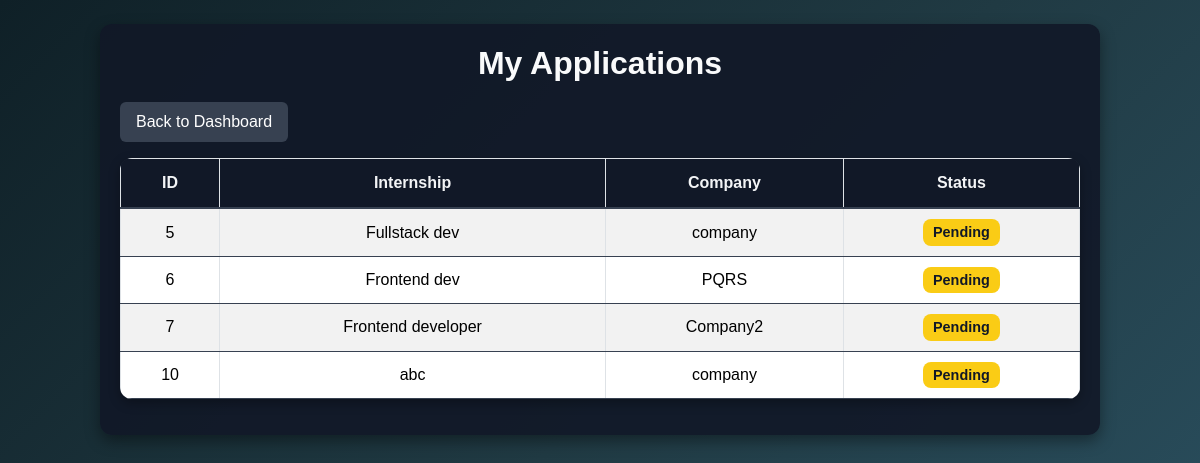
The app's page /php/my_applications.php (signed in) with its own data.
### tables this page shows
CREATE TABLE `applications` (
  `id` int(11) NOT NULL,
  `internship_id` int(11) DEFAULT NULL,
  `student_id` int(11) DEFAULT NULL,
  `status` varchar(20) NOT NULL DEFAULT 'Pending',
  `applied_on` timestamp NOT NULL DEFAULT current_timestamp()
);

CREATE TABLE `internships` (
  `id` int(11) NOT NULL,
  `company_id` int(11) DEFAULT NULL,
  `title` varchar(100) DEFAULT NULL,
  `description` text DEFAULT NULL,
  `location` varchar(100) DEFAULT NULL,
  `duration` varchar(50) DEFAULT NULL,
  `stipend` varchar(50) DEFAULT NULL,
  `posted_on` timestamp NOT NULL DEFAULT current_timestamp()
);

CREATE TABLE `users` (
  `id` int(11) NOT NULL,
  `full_name` varchar(128) NOT NULL,
  `email` varchar(255) NOT NULL,
  `password` varchar(255) NOT NULL,
  `role` enum('admin','student','company') NOT NULL DEFAULT 'student'
);

### php/my_applications.php (the view, shortened to what this page needs)
<?php
require '../database.php';
$user_id = $_SESSION['user_id'];
$stmt = $conn->prepare("SELECT id FROM students WHERE user_id=?");
$stmt->bind_param("i", $user_id);
$stmt->execute();
$res = $stmt->get_result();
$student = $res->fetch_assoc();
$student_id = $student['id'];
$sql = "SELECT a.id, i.title AS internship, u.full_name AS company, a.status
        FROM applications a
        JOIN internships i ON a.internship_id = i.id
        JOIN companies c ON i.company_id = c.id
        JOIN users u ON c.user_id = u.id
        WHERE a.student_id = ?";
$stmt = $conn->prepare($sql);
$stmt->bind_param("i", $student_id);
$stmt->execute();
$applications = $stmt->get_result();
?>
<!DOCTYPE html>
<html lang="en">
<head>
    <link href="https://cdn.jsdelivr.net/npm/bootstrap@5.3.3/dist/css/bootstrap.min.css" rel="stylesheet">
     <link rel="stylesheet" href="../css/my_applications.css">
</head>
<body class="p-4">
    <div class="container">
        <h2>My Applications</h2>
        <a href="student_dashboard.php" class="btn btn-secondary mb-3">Back to Dashboard</a>
        <?php if ($applications->num_rows > 0): ?>
        <table class="table table-bordered table-striped">
            <thead>
                <tr>
                    <th>ID</th>
                    <th>Internship</th>
                    <th>Company</th>
                    <th>Status</th>
                </tr>
            </thead>
            <tbody>
                <?php while ($row = $applications->fetch_assoc()): ?>
                <tr>
                    <td><?= htmlspecialchars($row['id']) ?></td>
                    <td><?= htmlspecialchars($row['internship']) ?></td>
                    <td><?= htmlspecialchars($row['company']) ?></td>
                    <td>
                        <?php
                        if ($row['status'] === 'Pending') {
                            echo "<span class='badge bg-warning text-dark'>Pending</span>";
                        } elseif ($row['status'] === 'accepted') {
                            echo "<span class='badge bg-success'>Accepted</span>";
                        } elseif ($row['status'] === 'rejected') {
                            echo "<span class='badge bg-danger'>Rejected</span>";
                        } else {
                            echo htmlspecialchars($row['status'] ?? 'N/A');
                        }
                        ?>
                    </td>
                </tr>
                <?php endwhile; ?>
            </tbody>
        </table>
        <?php else: ?>
            <p>You haven’t applied to any internships yet.</p>
        <?php endif; ?>
    </div>
</body>
</html>

### CSS/my_applications.css (style rules this page uses)
body { min-height: 100vh; margin: 0; font-family: Arial, sans-serif; background: linear-gradient(135deg, #0f2027, #203a43, #2c5364); color: #f3f4f6; padding: 20px; }
.container { max-width: 1000px; margin: auto; background: rgba(17, 24, 39, 0.9); padding: 20px; border-radius: 12px; box-shadow: 0 6px 15px rgba(0,0,0,0.4); }
h2 { text-align: center; margin-bottom: 20px; font-weight: 600; color: #f9fafb; }
.btn-secondary { background: #374151; border: none; padding: 8px 16px; font-weight: 500; transition: background 0.2s ease, transform 0.2s ease; }
.table { background: #1f2937; border-radius: 12px; overflow: hidden; box-shadow: 0 4px 12px rgba(0,0,0,0.3); color: #e5e7eb; }
.table thead th { background: #111827; color: #f3f4f6; padding: 12px; text-align: center; font-weight: 600; border-bottom: 2px solid #374151; }
.table td { padding: 10px; text-align: center; vertical-align: middle; border-bottom: 1px solid #374151; }
.badge { font-size: 0.9rem; padding: 6px 10px; border-radius: 8px; }
.bg-warning.text-dark { background: #facc15 !important; color: #111827 !important; }

### records on screen
applications: id "5", internship.title "Fullstack dev", users.full_name "company", status "Pending"
applications: id "6", internship.title "Frontend dev", users.full_name "PQRS", status "Pending"
applications: id "7", internship.title "Frontend developer", users.full_name "Company2", status "Pending"
applications: id "10", internship.title "abc", users.full_name "company", status "Pending"
